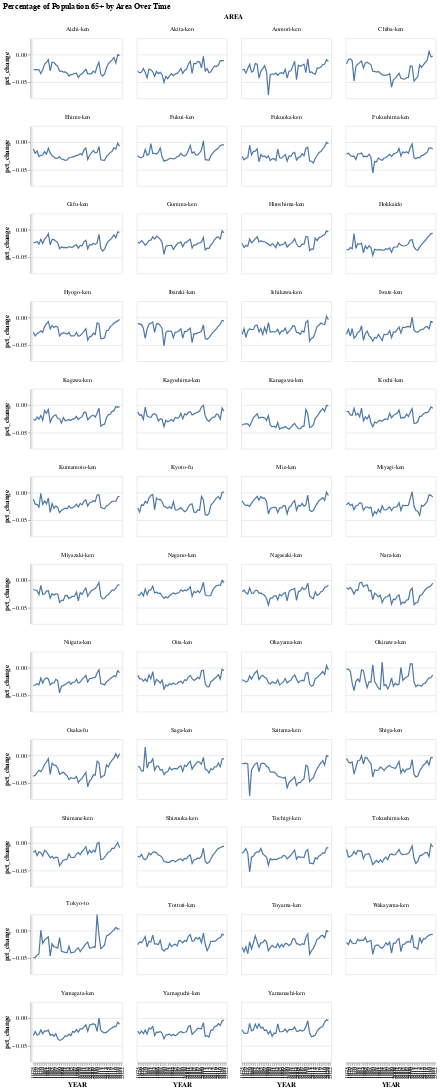

The code cell stored with this chart in its notebook:
### Code cell
base = alt.Chart(df).mark_line().encode(
    x='YEAR:O',
    y='pct_change:Q',  # Use pct_change instead of pct_65-over
    tooltip=['AREA', 'YEAR', 'pct_change']
).properties(
    width=150,  # Set the width of each chart
    height=100  # Set the height of each chart
)

# Facet the chart into a grid where each AREA gets its own subplot
grid = base.facet(
    facet='AREA:N',  # Facet by AREA (each AREA gets a chart)
    columns=4  # Specify the number of columns in the grid
).properties(
    title='Percentage of Population 65+ by Area Over Time'
)  # Interactive zoom and pan

# Show the chart
grid

### Figure 1 — Vega-Lite specification as saved in the notebook (floating-point values rounded to 4 significant figures; data arrays with more than 128 entries replaced by an {"elided": "..."} marker saying what was removed)
{"config": {"view": {"continuousWidth": 300, "continuousHeight": 300}}, "data": {"name": "data-38a47cd81c32be119bccabe4595ab098"}, "facet": {"field": "AREA", "type": "nominal"}, "spec": {"mark": {"type": "line"}, "encoding": {"tooltip": [{"field": "AREA", "type": "nominal"}, {"field": "YEAR", "type": "quantitative"}, {"field": "pct_change", "type": "quantitative"}], "x": {"field": "YEAR", "type": "ordinal"}, "y": {"field": "pct_change", "type": "quantitative"}}, "height": 100, "width": 150}, "columns": 4, "title": "Percentage of Population 65+ by Area Over Time", "$schema": "https://vega.github.io/schema/vega-lite/v5.16.3.json", "datasets": {"data-38a47cd81c32be119bccabe4595ab098": {"elided": "2256 records"}}}
